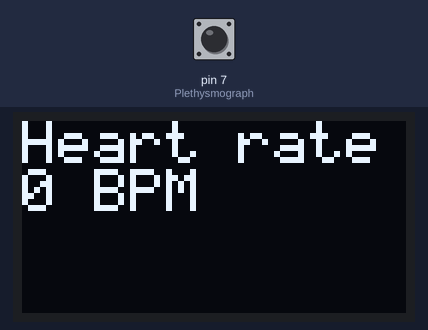
Bench run of a sketch on a simulated Arduino Uno, built with avr-gcc and run on an emulated ATmega328P. Parts: 128×64 one-colour display. Inputs (shaded band) come from the test bench; at power-on: pin 7 (Plethysmograph) LOW. What the sketch prints to the serial monitor is not drawn.

Above: at 1.2 s.
1.3 s: pin 7 (Plethysmograph) driven HIGH
At 1.8 s:
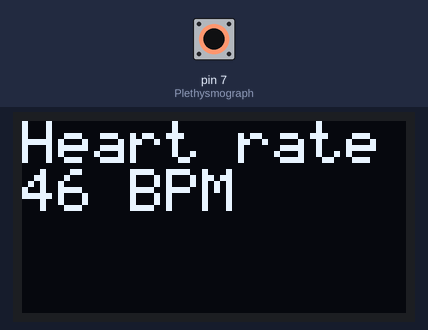
4.3 s: pin 7 (Plethysmograph) pulsed LOW 5 times (0.12 s each, 0.3 s apart)
At 6.4 s:
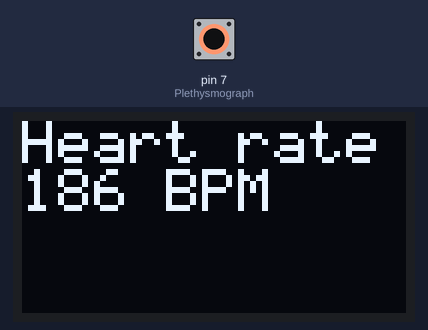
Timing chart, 0 to 7.9 s (numbered marks = the images above; inputs shaded):
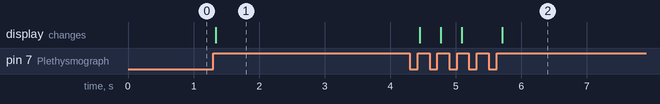

Measured:
- after the input at 1.3 s, the display: changes at once (image 1)
- after the input at 4.3 s, the display: first changes after 0.15 s (image 2 shows a later state)

The sketch:

Plethsymograph_oled.ino
```cpp
// Simple SPI test for ebay 128x64 oled.

// pin definitions
#define OLED_DC 9
#define OLED_CS 10

#include <SPI.h>
#include "SSD1306Ascii.h"
#include "SSD1306AsciiSpi.h"
int count=0;

SSD1306AsciiSpi oled;

// global variables
long ReadPlethyHigh;
long ReadPlethyLow;
unsigned long PlethySum;
int Plethysmograph = 7;
int LastPlethyState=0;
int ReadPlethyState=0;
int BPM=0;
unsigned long OldValue=millis();
unsigned long NewValue=0;
//------------------------------------------------------------------------------
void setup() {
  pinMode (Plethysmograph, INPUT);
  oled.begin(&Adafruit128x64, OLED_CS, OLED_DC);
  oled.setFont(lcd5x7);
  oled.set2X();
  oled.clear();
  Serial.begin (9600);
}
//------------------------------------------------------------------------------
void loop() {

ReadPlethyState=digitalRead (Plethysmograph); //read the pulse from plethysmograph
if (ReadPlethyState != LastPlethyState) { //compare the PlethyState to the last PlethyState, if change enter the loop
      if (LastPlethyState==0) {
      LastPlethyState=1;
    }
      else {
      LastPlethyState=0;
      }
  if (ReadPlethyState==HIGH)  { //if the state is high the Tacho went from low to high
    NewValue=millis();
//    Serial.print("NewValue ");
//    Serial.print(NewValue); //Serial print the tacho value
//    Serial.print("   ");
    PlethySum=NewValue-OldValue;
//    Serial.print("OldValue before ");
//    Serial.print(OldValue); //Serial print the tacho value
//    Serial.print("   ");
    OldValue=NewValue;
//    Serial.print("OldValue after ");
//    Serial.print(OldValue); //Serial print the tacho value
//    Serial.print("   ");
    BPM=60000/PlethySum;

  }
}
    Serial.print("Plethysum ");
    Serial.print(PlethySum); //Serial print the tacho value
    Serial.print("   ");
    Serial.print("BPM ");
    Serial.print(BPM); //Serial print the tacho value
    Serial.println("   ");
  oled.clear();
  oled.println("Heart rate");
  oled.print(BPM);
  oled.print(" BPM");

// delay (100);
  }
```
